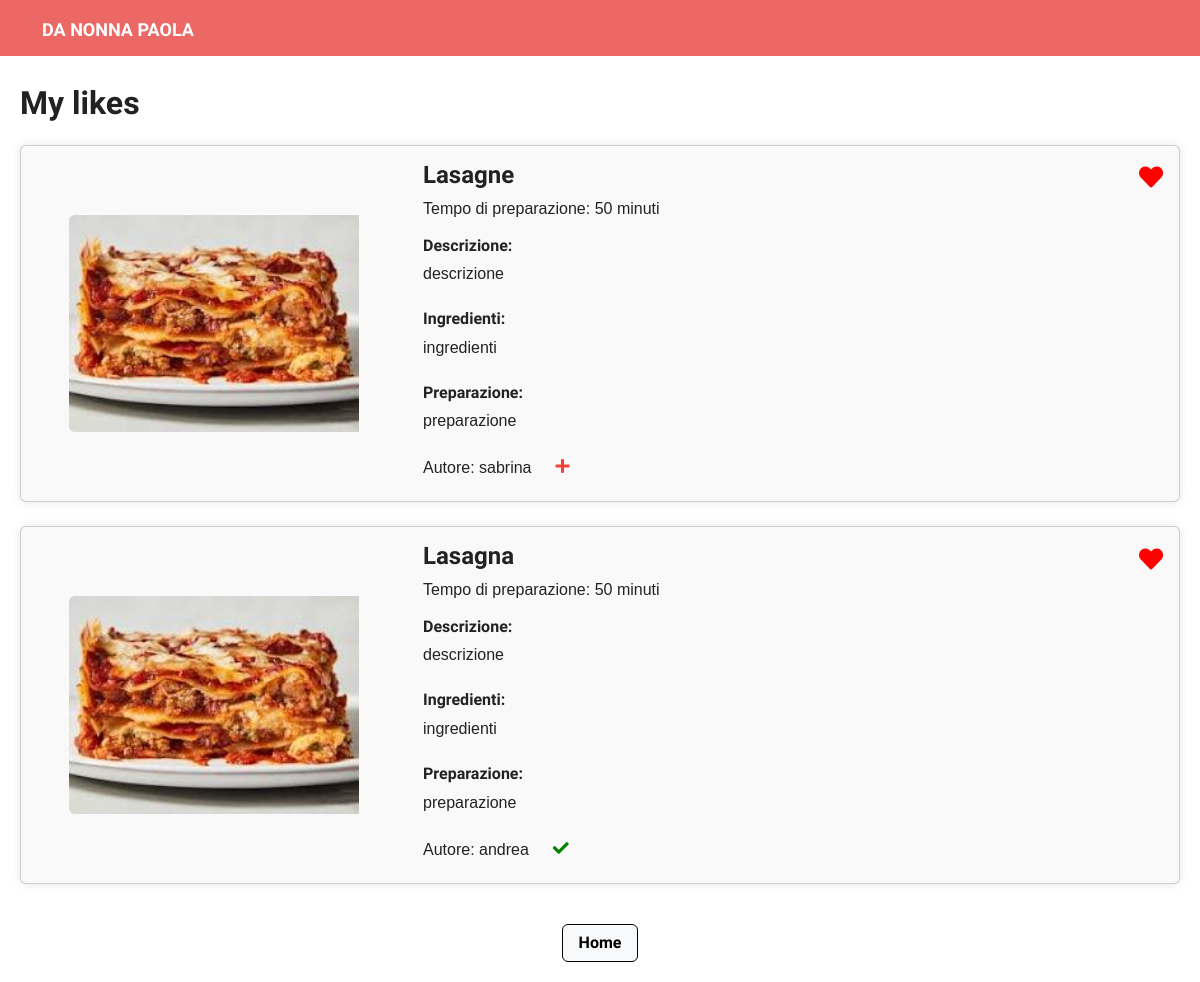
Screenshot of /my-likes/ (signed in) with the database file from the repository.
### pages/models.py (models this page shows, shortened)
class Recipe(models.Model):
    CATEGORY_CHOICES = [
        ('ANTIPASTI', 'Antipasti'),
        ('PRIMI', 'Primi'),
        ('SECONDI', 'Secondi'),
        ('DOLCI', 'Dolci')
    ]
    user = models.ForeignKey(settings.AUTH_USER_MODEL, related_name='recipes_created', on_delete=models.CASCADE)
    title = models.CharField(max_length=200)
    slug = models.SlugField(max_length=200, blank=True)
    image = models.ImageField(upload_to='recipes/%Y/%m/%d')
    description = models.TextField("Description")
    ingredients = models.TextField("Ingredients")
    preparation = models.TextField("Preparation")
    preparation_time = models.IntegerField("Preparation Time (minutes)", default=0)
    created = models.DateField(auto_now_add=True, db_index=True)
    likes = models.ManyToManyField(settings.AUTH_USER_MODEL, related_name='liked_recipes', blank=True)
    category = models.CharField(max_length=10, choices=CATEGORY_CHOICES, default='PRIMI')
    objects = models.Manager()

class CustomUser(AbstractUser):
    bio = models.TextField(blank=True, null=True)
    profile_picture = models.ImageField(upload_to='profile_pictures/', blank=True, null=True)
    friends = models.ManyToManyField('self', symmetrical=False, related_name='followers', blank=True)

### pages/views.py (the view)
# urls.py: path('my-likes/', views.LikedRecipes.as_view(), name='my-likes'),
class LikedRecipes(ListView):
    template_name = 'pages/my-likes.html'
    model = Recipe
    context_object_name = 'liked_recipes'
    def get_queryset(self):
        return Recipe.objects.filter(likes=self.request.user)

### pages/templates/pages/my-likes.html (shortened to what this page needs)
<!DOCTYPE html>
<html lang="en">
<head>
    <link rel="stylesheet" href="https://bootswatch.com/5/journal/bootstrap.min.css">
    <link rel="stylesheet" href="https://cdnjs.cloudflare.com/ajax/libs/font-awesome/5.15.4/css/all.min.css">
</head>
<body>
<header>
    <nav class="navbar navbar-expand-lg navbar-dark bg-primary">
        <div class="container">
            <a class="navbar-brand" href="/">DA NONNA PAOLA</a>
        </div>
    </nav>
</header>
<main>
    <div class="recipes-section" style="margin-bottom:20px; margin-top: 30px;">
        <div class="row mb-4 align-items-center justify-content-between">
        <div class="col">
            <h2 class="mb-0">My likes</h2>
        </div>
    </div>
        {% if liked_recipes %}
            <div class="row row-cols-1 g-4">
                {% for recipe in liked_recipes %}
                    <div class="col">
                        <div class="card">
                            <div class="row g-0">
                                <div class="col-md-4" >
                                    <div class="profile-picture-container d-flex justify-content-center align-items-center">
                                        <img src="{{ recipe.image.url }}" class="img-fluid rounded-start recipe-image" alt="{{ recipe.title }}">
                                    </div>
                                </div>
                                <div class="col-md-8">
                                    <div class="card-body">
                                        <div class="d-flex justify-content-between">
                                        <h4 class="card-title">{{ recipe.title }}</h4>
                                        <button class="like-button" data-recipe-id="{{ recipe.id }}">
                                            {% if user in recipe.likes.all %}
                                                <i class="fas fa-heart liked"></i>
                                            {% else %}
                                                <i class="far fa-heart"></i>
                                            {% endif %}
                                        </button>
                                    </div>
                                        <p class="card-text">Tempo di preparazione: {{ recipe.preparation_time }} minuti</p>
                                        <h6>Descrizione:</h6>
                                        <p>{{ recipe.description }}</p>
                                        <h6 class="mt-4">Ingredienti:</h6>
                                        <p>{{ recipe.ingredients }}</p>
                                        <h6 class="mt-4">Preparazione:</h6>
                                        <p>{{ recipe.preparation }}</p>
                                        <div class="author-name">
                                        <div class="author-name d-flex align-items-center">
                                    <div style="transform: translateY(+5%); position: relative;">
                                        Autore: {{ recipe.user }}
                                    </div>
                                         <button class="follow-button btn btn-outline-primary ms-2" data-user-id="{{ recipe.user.id }}" data-author-id="{{ recipe.user.id }}">
                                            {% if request.user in recipe.user.followers.all %}
                                                <i class="fas fa-check"></i>
                                            {% else %}
                                                <i class="fas fa-plus" style="color: #f44336;"></i>
                                            {% endif %}
                                        </button>
                                    </div>
                                    </div>
                                    </div>
                                </div>
                            </div>
                        </div>
                    </div>
                {% endfor %}
            </div>
        {% else %}
            <p class="mt-4">Non hai ancora creato nessuna ricetta.</p>
        {% endif %}
    </div>
</main>
<footer style="text-align: center; padding: 20px;">
    <a type="button" class="btn btn-light" href="/">Home</a>
</footer>
</body>
</html>

### pages/templates/pages/my-likes.html (style rules this page uses)
* { margin: 0; padding: 0; box-sizing: border-box; }
html, body { height: 100%; font-family: Arial, sans-serif; }
body { display: flex; flex-direction: column; justify-content: space-between; }
header { width: 100%; }
main { flex: 1; justify-content: center; align-items: center; width: 100%; max-width: 1200px; margin: 0 auto; padding: 0 20px; }
.btn-light { border: 1px solid black; }
.card { background-color: #f9f9f9; box-shadow: 0 0 10px rgba(0, 0, 0, 0.1); }
.profile-picture-container { height: 100%; display: flex; justify-content: center; margin-top: 0px; }
.recipe-image { width: 75%; height: auto; }
.like-button { background: none; border: none; outline: none; cursor: pointer; }
.like-button .fas.fa-heart { color: red; }
.like-button .fas.fa-heart, .like-button .far.fa-heart { font-size: 24px; width: 24px; height: 24px; display: inline-block; }
.follow-button { background: none; border: none; cursor: pointer; }
.follow-button .fa-check { color: green; }

### rows the page displays
Recipe: image (picture), title "Lasagne", preparation_time "50", description "descrizione", ingredients "ingredienti", preparation "preparazione", user "sabrina"
Recipe: image (picture), title "Lasagna", preparation_time "50", description "descrizione", ingredients "ingredienti", preparation "preparazione", user "andrea"
